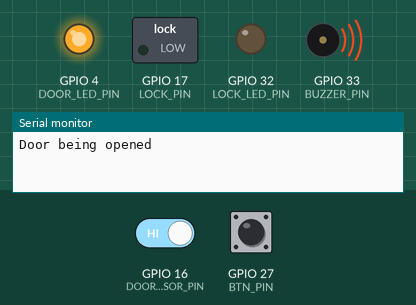
This sketch was run on a simulated ESP32. Parts: switched loads named in the sketch (green lamp = pin HIGH), output pins drawn as LEDs (lit = HIGH), buzzer (waves = sounding, pin HIGH), the last lines printed to the serial monitor. Inputs (shaded band) come from the test bench; at power-on: GPIO 27 (BTN_PIN) HIGH, GPIO 16 (DOOR_SENSOR_PIN) HIGH.

Above: at 1.2 s.
1.3 s: GPIO 27 (BTN_PIN) pulled LOW for 0.15 s
At 1.9 s:
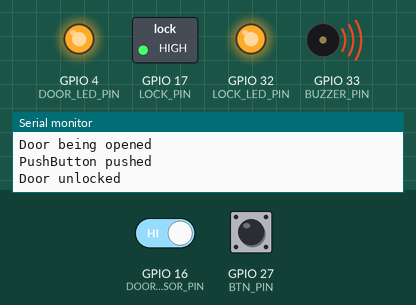
2.9 s: GPIO 16 (DOOR_SENSOR_PIN) driven LOW
At 4.3 s:
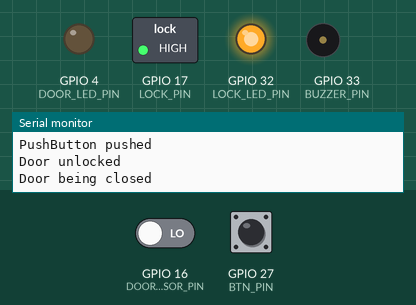
5.9 s: GPIO 16 (DOOR_SENSOR_PIN) driven HIGH
At 6.7 s:
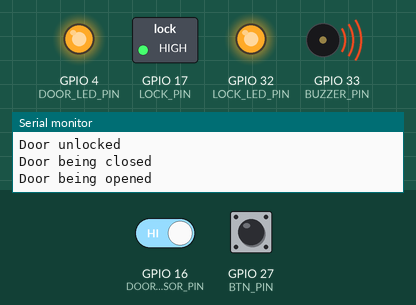
7.4 s: GPIO 16 (DOOR_SENSOR_PIN) driven LOW and GPIO 27 (BTN_PIN) driven LOW
At 9.9 s:
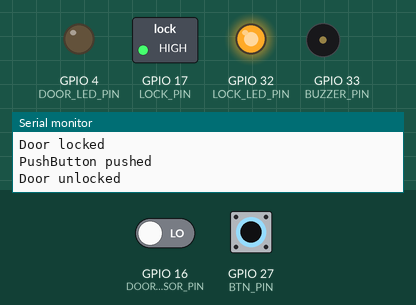
Timing chart, 0 to 11.1 s (numbered marks = the images above; inputs shaded):
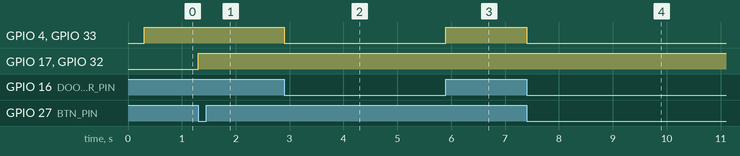

The sketch:

session_3_2.ino
```cpp
// (licence header left out)
#include "settings.h"
#include "lock.h"
#include "door.h"

void setup() {
  Serial.begin(115200);
  lockSetup();
  doorSetup();
}

void loop() {
  handlePushButton();
  if (DETECT_DOOR_OPENED) handleDoorState();
  handleAutoRelock();
}
```

door.cpp
```cpp
// (licence header left out)
#include "settings.h"
#include "door.h"

// Variables
int reedState                    = LOW;   // door closed by default
bool isDoorOpened                = false;
unsigned long lastDoorBounceTime = 0;     // Bounce time for reed sensor

// Functions
void doorSetup() {
  // Setup outputs
  pinMode(DOOR_LED_PIN, OUTPUT);
  pinMode(BUZZER_PIN, OUTPUT);
  // Setup input with pull-up
  pinMode(DOOR_SENSOR_PIN, INPUT_PULLUP);
  // Initialize outputs
  digitalWrite(DOOR_LED_PIN, LOW);
  digitalWrite(BUZZER_PIN, LOW);
}

void handleDoorState() {
  reedState = digitalRead(DOOR_SENSOR_PIN);
  // If the door is opened at the first time
  if (reedState == HIGH && !isDoorOpened && (millis() - lastDoorBounceTime) > DOOR_BOUNCE_DELTA) {
    digitalWrite(BUZZER_PIN, HIGH);
    digitalWrite(DOOR_LED_PIN, HIGH);
    isDoorOpened = true;
    Serial.println("Door being opened");
    lastDoorBounceTime = millis();
  }
  // If the door being closed from open state
  if (reedState == LOW && isDoorOpened && (millis() - lastDoorBounceTime) > DOOR_BOUNCE_DELTA) {
    digitalWrite(BUZZER_PIN, LOW);
    digitalWrite(DOOR_LED_PIN, LOW);
    isDoorOpened = false;
    Serial.println("Door being closed");
    lastDoorBounceTime = millis();
  }
}
```

door.h
```cpp
#ifndef DOOR_H
#define DOOR_H

/*
 * ComicParty ESP32 IoT door lock
 * Copyright (C) 2019 Mickey Chan. ALL RIGHTS RESERVED.
 *
 * This program is free software: you can redistribute it and/or modify
 * it under the terms of the GNU General Public License as published by
 * the Free Software Foundation, either version 3 of the License, or
 * (at your option) any later version.
 *
 * This program is distributed in the hope that it will be useful,
 * but WITHOUT ANY WARRANTY; without even the implied warranty of
 * MERCHANTABILITY or FITNESS FOR A PARTICULAR PURPOSE.  See the
 * GNU General Public License for more details.
 *
 * You should have received a copy of the GNU General Public License
 * along with this program.  If not, see <https://www.gnu.org/licenses/>.
 *
 * Develop for Arduino-ESP32
 * by Mickey Chan (developer AT comicparty.com)
 *
 */

#include <Arduino.h>

// Variables
extern int reedState;                     // door closed by default
extern bool isDoorOpened;
extern unsigned long lastDoorBounceTime;  // Bounce time for reed sensor

// Functions
void doorSetup();
void handleDoorState();

#endif /* DOOR_H */
```

lock.cpp
```cpp
// (licence header left out)
#include "settings.h"
#include "lock.h"
#include "door.h"

// Variables
int btnState                     = HIGH; // button not pushed by default
bool isLocked                    = true;
unsigned long lastUnlockTime     = 0;    // The last time unlocked

// Functions
void lockSetup() {
  // Setup outputs
  pinMode(LOCK_LED_PIN, OUTPUT);
  pinMode(LOCK_PIN, OUTPUT);
  // Setup input with pull-up
  pinMode(BTN_PIN, INPUT_PULLUP);
  // Initialize outputs
  digitalWrite(LOCK_LED_PIN, LOW);
  digitalWrite(LOCK_PIN, LOW);
}

void lock() {
  digitalWrite(LOCK_LED_PIN, LOW);
  digitalWrite(LOCK_PIN, LOW);
  Serial.println("Door locked");
  isLocked = true;
}

void unlock() {
  digitalWrite(LOCK_LED_PIN, HIGH);
  digitalWrite(LOCK_PIN, HIGH);
  Serial.println("Door unlocked");
  isLocked = false;
  lastUnlockTime = millis();
}

void handlePushButton() {
  btnState = digitalRead(BTN_PIN);
  if (isLocked && btnState == LOW) {
    Serial.println("PushButton pushed");
    unlock();
  }
}

// Relock the door after delta time if the door is not opened (delay for door close bounce)
void handleAutoRelock() {
  if (!isLocked &&
    !isDoorOpened &&
    (millis() - lastUnlockTime) > UNLOCK_TIMEOUT &&
    (millis() - lastDoorBounceTime + DOOR_BOUNCE_DELTA) > AUTO_RELOCK_DELAY
  ) {
    Serial.println("Auto-relock");
    lock();
  }
}
```

lock.h
```cpp
#ifndef LOCK_H
#define LOCK_H

/*
 * ComicParty ESP32 IoT door lock
 * Copyright (C) 2019 Mickey Chan. ALL RIGHTS RESERVED.
 *
 * This program is free software: you can redistribute it and/or modify
 * it under the terms of the GNU General Public License as published by
 * the Free Software Foundation, either version 3 of the License, or
 * (at your option) any later version.
 *
 * This program is distributed in the hope that it will be useful,
 * but WITHOUT ANY WARRANTY; without even the implied warranty of
 * MERCHANTABILITY or FITNESS FOR A PARTICULAR PURPOSE.  See the
 * GNU General Public License for more details.
 *
 * You should have received a copy of the GNU General Public License
 * along with this program.  If not, see <https://www.gnu.org/licenses/>.
 *
 * Develop for Arduino-ESP32
 * by Mickey Chan (developer AT comicparty.com)
 *
 */

#include <Arduino.h>

// Variables
extern int btnState;                 // button not pushed by default
extern bool isLocked;
extern unsigned long lastUnlockTime; // The last time unlocked

// Functions
void lockSetup();
void lock();
void unlock();
void handlePushButton();
void handleAutoRelock();

#endif /* LOCK_H */
```

settings.h
```cpp
#ifndef SETTINGS_H
#define SETTINGS_H

/*
 * ComicParty ESP32 IoT door lock
 * Copyright (C) 2019 Mickey Chan. ALL RIGHTS RESERVED.
 *
 * This program is free software: you can redistribute it and/or modify
 * it under the terms of the GNU General Public License as published by
 * the Free Software Foundation, either version 3 of the License, or
 * (at your option) any later version.
 *
 * This program is distributed in the hope that it will be useful,
 * but WITHOUT ANY WARRANTY; without even the implied warranty of
 * MERCHANTABILITY or FITNESS FOR A PARTICULAR PURPOSE.  See the
 * GNU General Public License for more details.
 *
 * You should have received a copy of the GNU General Public License
 * along with this program.  If not, see <https://www.gnu.org/licenses/>.
 *
 * Develop for Arduino-ESP32
 * by Mickey Chan (developer AT comicparty.com)
 *
 */

#include <Arduino.h>

#define LOCK_LED_PIN     32
#define LOCK_PIN         17
#define BTN_PIN          27

#define DOOR_LED_PIN     4
#define DOOR_SENSOR_PIN  16
#define BUZZER_PIN       33

#define DETECT_DOOR_OPENED true

#define UNLOCK_TIMEOUT     5000  // Millisecond. For auto-relock
#define DOOR_BOUNCE_DELTA  300   // Millisecond
#define AUTO_RELOCK_DELAY  1500  // Delay auto relock for door close

#endif /* SETTINGS_H */
```

Measured:
- after the input at 1.3 s, GPIO 17 (LOCK_PIN), GPIO 32 (LOCK_LED_PIN): LOW → HIGH at once
- after the input at 2.9 s, GPIO 4 (DOOR_LED_PIN), GPIO 33 (BUZZER_PIN): HIGH → LOW at once
- after the input at 5.9 s, GPIO 4 (DOOR_LED_PIN), GPIO 33 (BUZZER_PIN): LOW → HIGH at once; GPIO 17 (LOCK_PIN), GPIO 32 (LOCK_LED_PIN): stays HIGH (without the input it goes to LOW after 0.40 s)
- after the input at 7.4 s, GPIO 4 (DOOR_LED_PIN), GPIO 33 (BUZZER_PIN): HIGH → LOW at once
